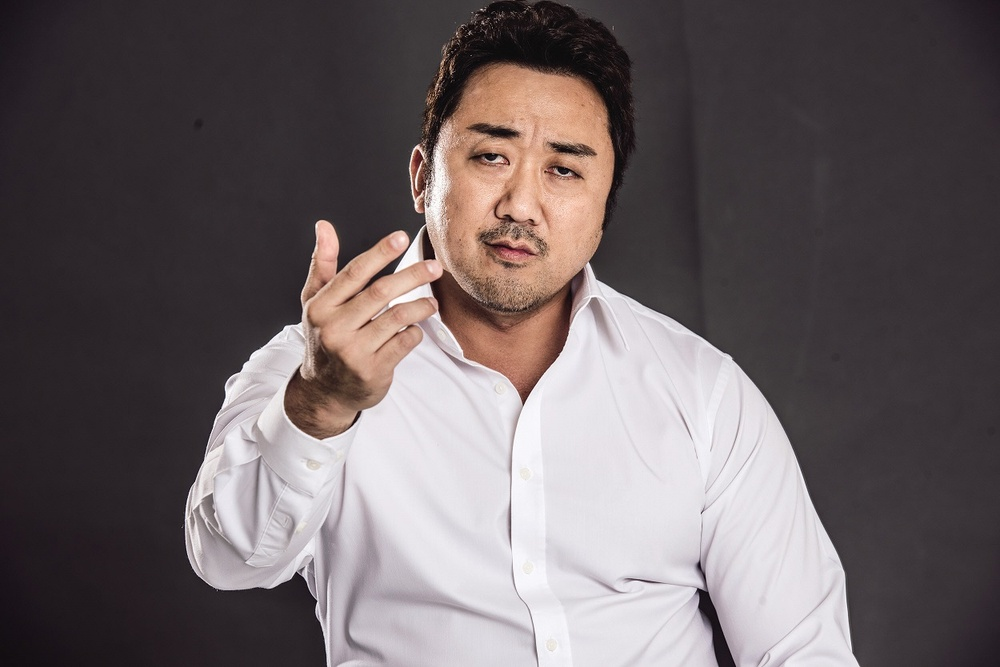
#> input picture CV/Age and Gender Recognition/images/03.jpg, 1000 x 667 px, shrunk from 1250 x 834 before the run, given in place of travel.jpg, which was not available
$ jupyter execute 07_OpenCV_Image_Processing.ipynb   (older library calls are emulated)   (text cells are left out)
#> lines starting #> are read from the running program, lines starting #| are printed output that depends on the picture; after the words box and inside, x2 and y2 are one past the last pixel; in counts of white or black regions, pixels touching at a corner belong together; pictures that were not available may be replaced by others from this repository, and a replacement may not be noted
[cell 1]
import numpy as np
import cv2
from google.colab.patches import cv2_imshow
from google.colab import files

import matplotlib.pyplot as plt
plt.style.use('seaborn-white')

[cell 2]
files.upload()
#> the answer given: 03.jpg

[cell 3]
img = cv2.imread('travel.jpg', 0)
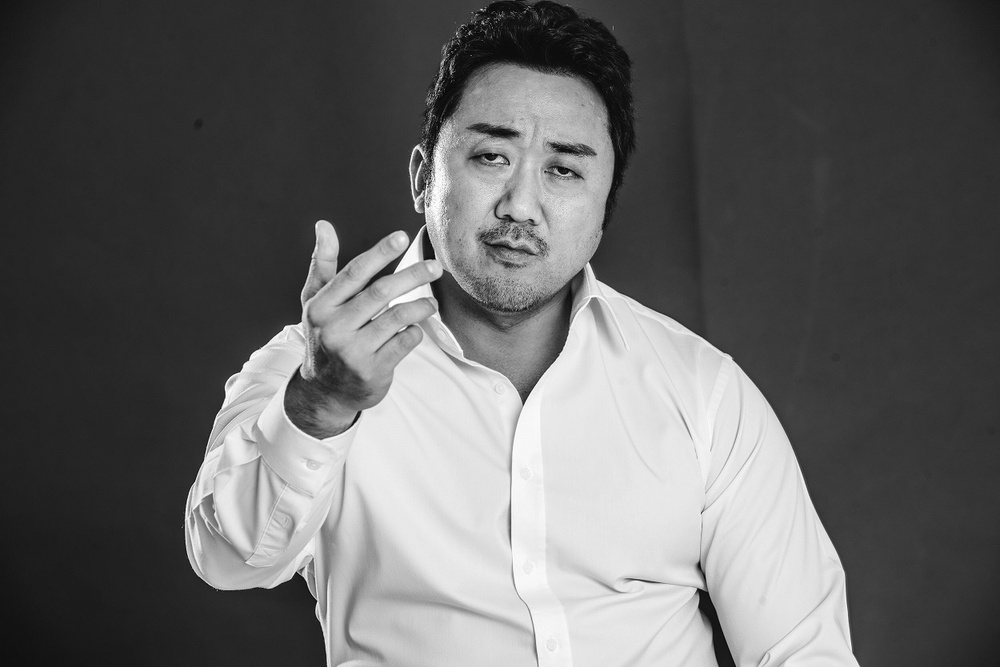
#> img: shape (667, 1000); min 0, max 255, mean 101.4
print(img.shape)
#| (667, 1000)

[cell 4]
plt.imshow(img, cmap='gray')
plt.show()

[cell 5]
sobelx = cv2.Sobel(img, cv2.CV_8U, 1, 0, ksize=3)

[cell 6]
plt.imshow(sobelx , cmap='gray')
plt.show()

[cell 7]
sobelx = cv2.Sobel(img, cv2.CV_8U, 0, 1, ksize=3)
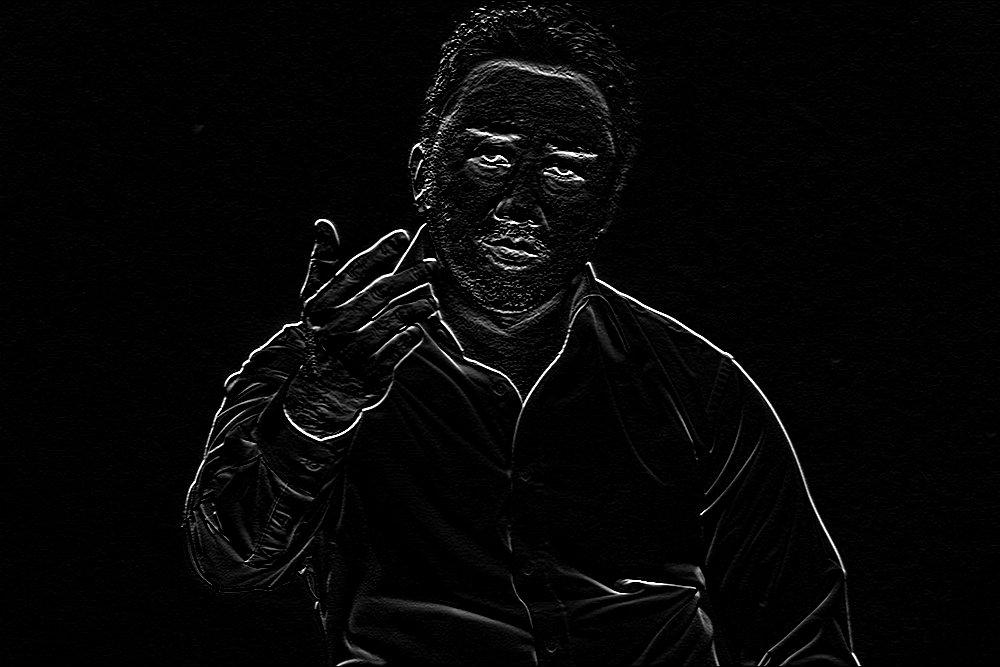
#> sobelx: shape (667, 1000); min 0, max 255, mean 6.2

[cell 8]
plt.imshow(sobelx, cmap='gray')
plt.show()

[cell 9]
sobely = cv2.Sobel(img, cv2.CV_8U, 0, 1, ksize=3)

[cell 10]
plt.imshow(sobely, cmap='gray')
plt.show()

[cell 11]
sobelx2 = cv2.Sobel(img, cv2.CV_64F, 1, 0, ksize=5)
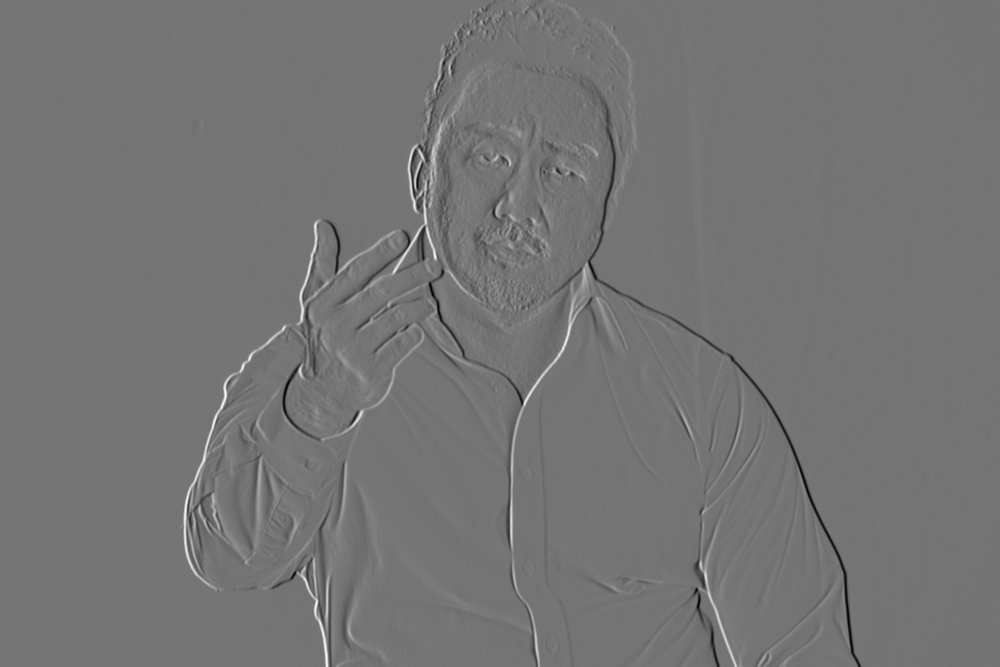
#> sobelx2: shape (667, 1000) float64; min -8371, max 9932, mean 1.9; drawn with min black and max white

[cell 12]
plt.imshow(sobelx2, cmap='gray')
plt.show()

[cell 13]
sobely2 = cv2.Sobel(img, cv2.CV_64F, 0, 1, ksize=5)
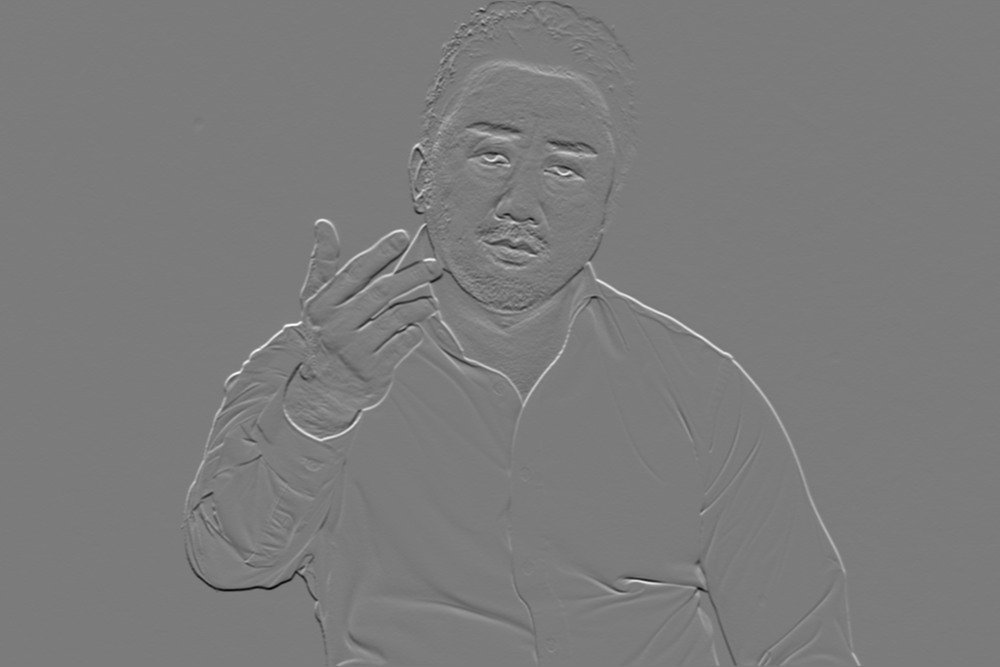
#> sobely2: shape (667, 1000) float64; min -8600, max 9122, mean 15.2; drawn with min black and max white

[cell 14]
plt.imshow(sobely2, cmap='gray')
plt.show()

[cell 15]
plt.imshow(img, cmap='gray')
plt.show()

[cell 16]
laplacian = cv2.Laplacian(img, cv2.CV_8U)
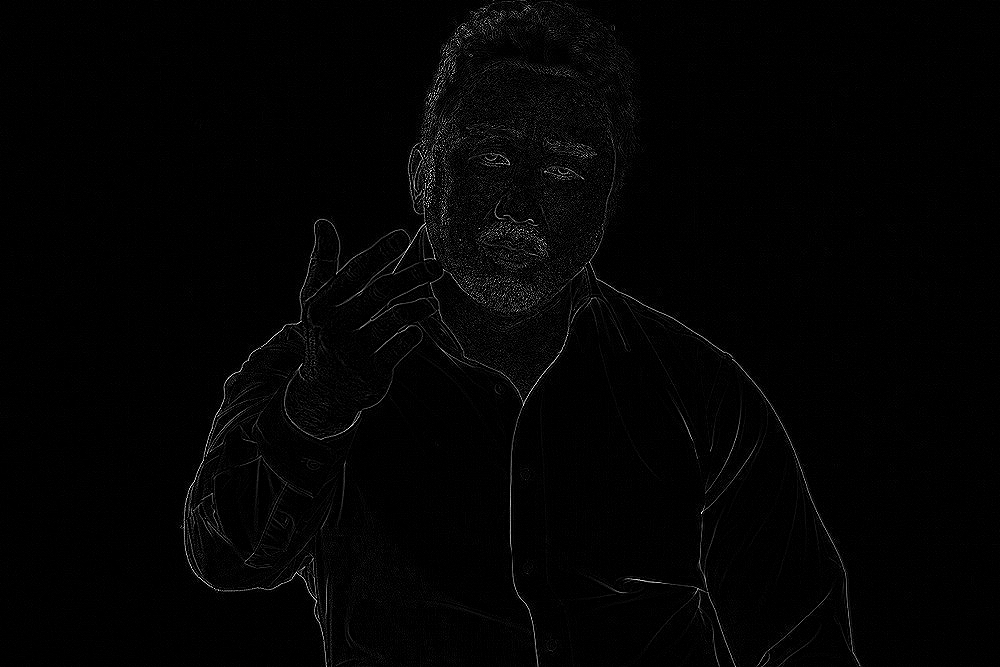
#> laplacian: shape (667, 1000); min 0, max 255, mean 3.5

[cell 17]
plt.imshow(laplacian, cmap='gray')
plt.show()

[cell 18]
laplacian2 = cv2.Laplacian(img, cv2.CV_64F)
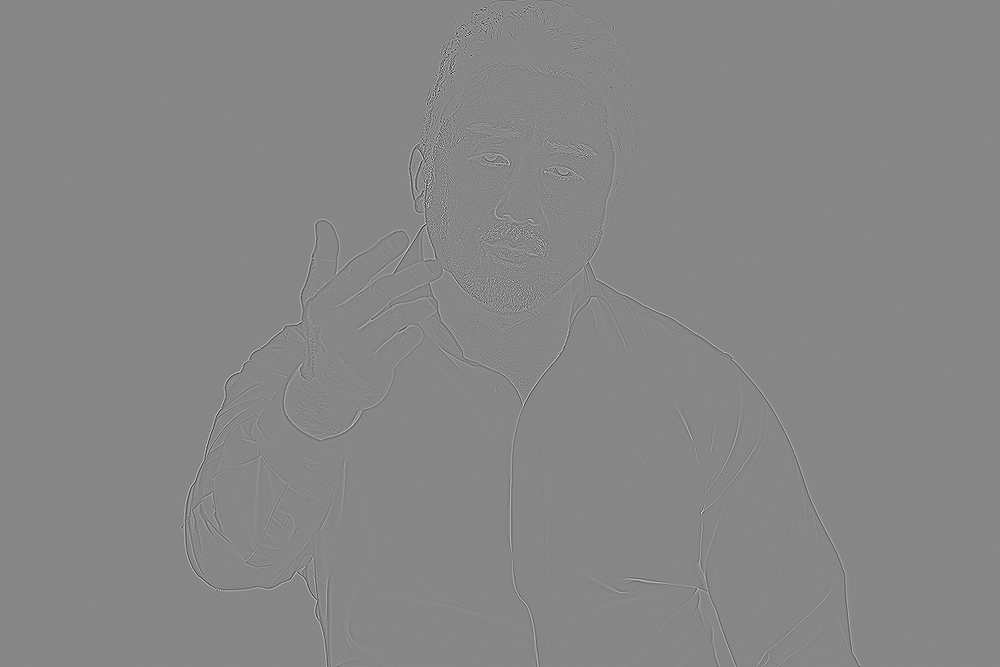
#> laplacian2: shape (667, 1000) float64; min -483, max 430, mean 0; drawn with min black and max white

[cell 19]
plt.imshow(laplacian2, cmap='gray')
plt.show()

[cell 20]
plt.imshow(img, cmap='gray')
plt.show()

[cell 21]
canny =cv2.Canny(img, 30, 70)
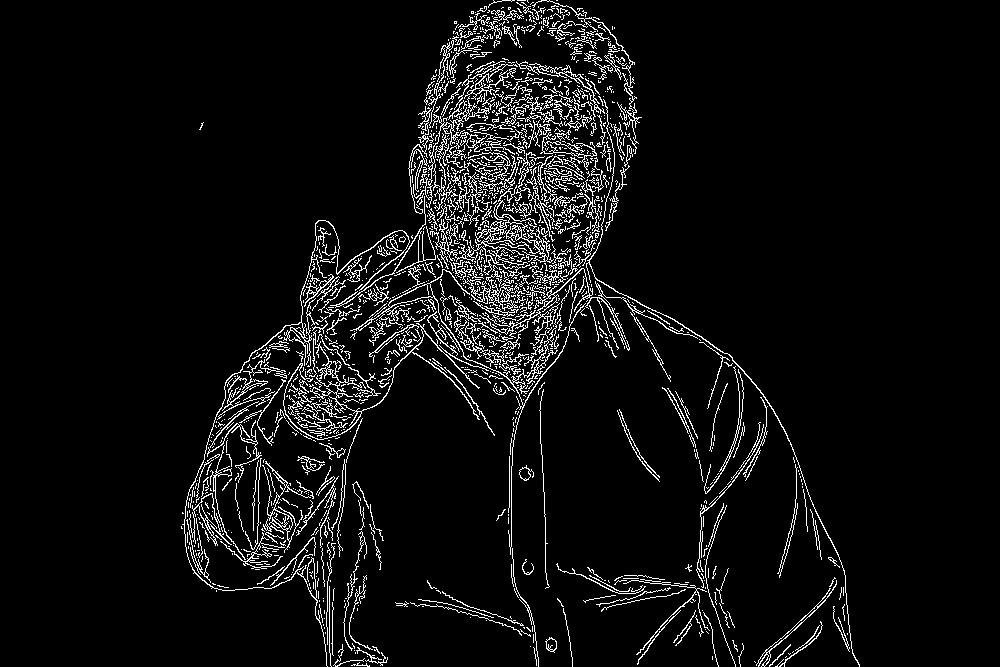
#> canny: shape (667, 1000); 5.8% white in thin lines or dots, all inside (x1, y1, x2, y2) = (181, 0, 860, 667)

$ run again, on CV/Age and Gender Recognition/images/04.jpg
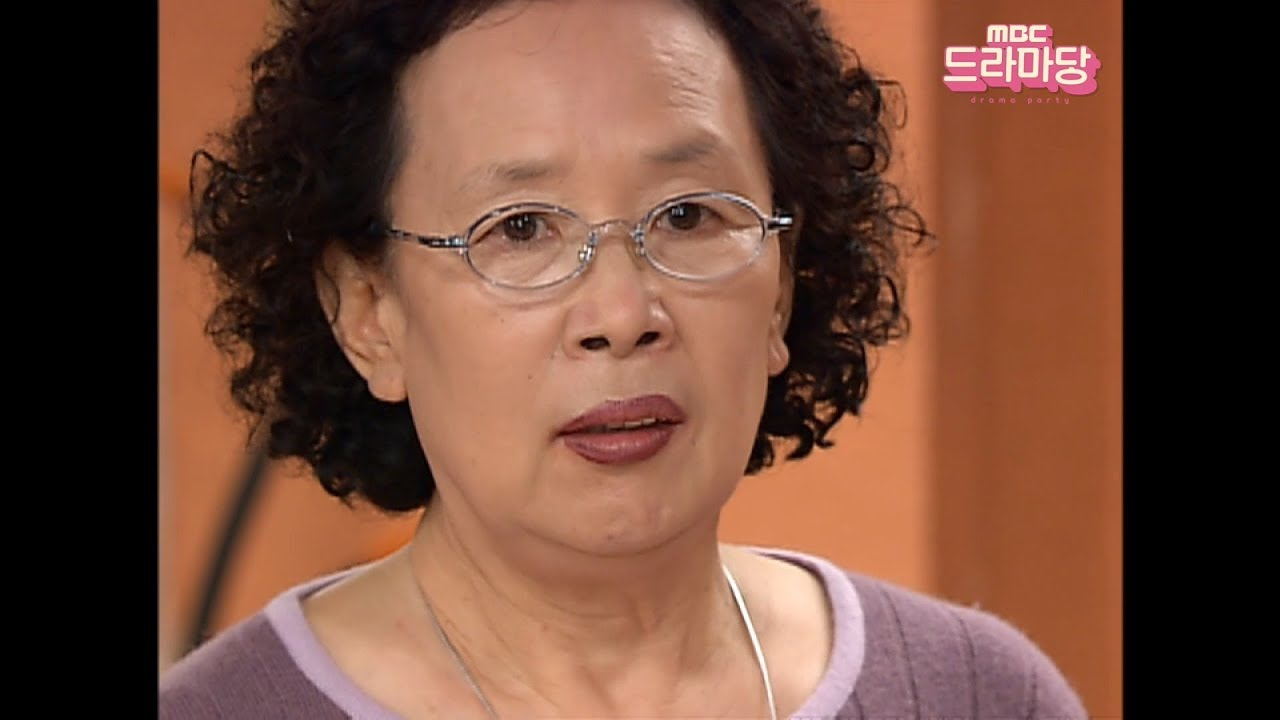
#> input picture CV/Age and Gender Recognition/images/04.jpg, 1280 x 720 px, given in place of travel.jpg, which was not available
#| (720, 1280)
#> `sobely2 = cv2.Sobel(img, cv2.CV_64F, 0, 1, ksize=5)`:
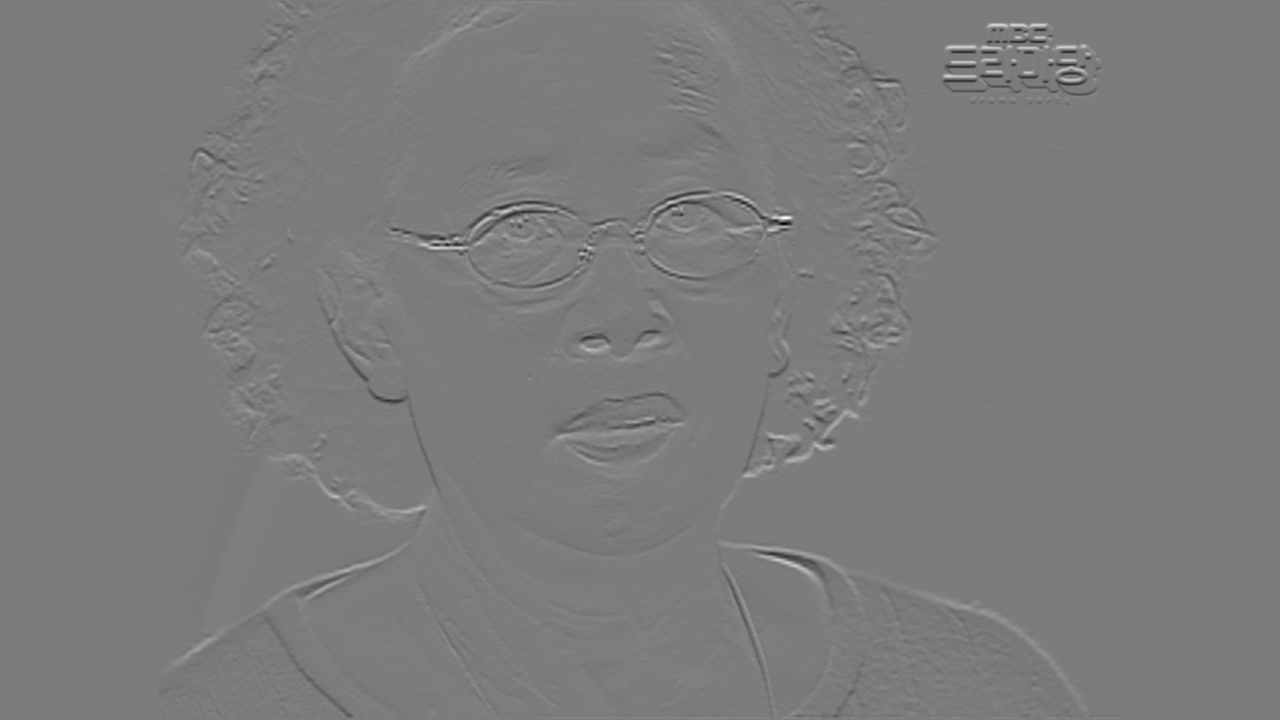
#> sobely2: shape (720, 1280) float64; min -9014, max 9502, mean 7.8; drawn with min black and max white
#> `canny =cv2.Canny(img, 30, 70)`:
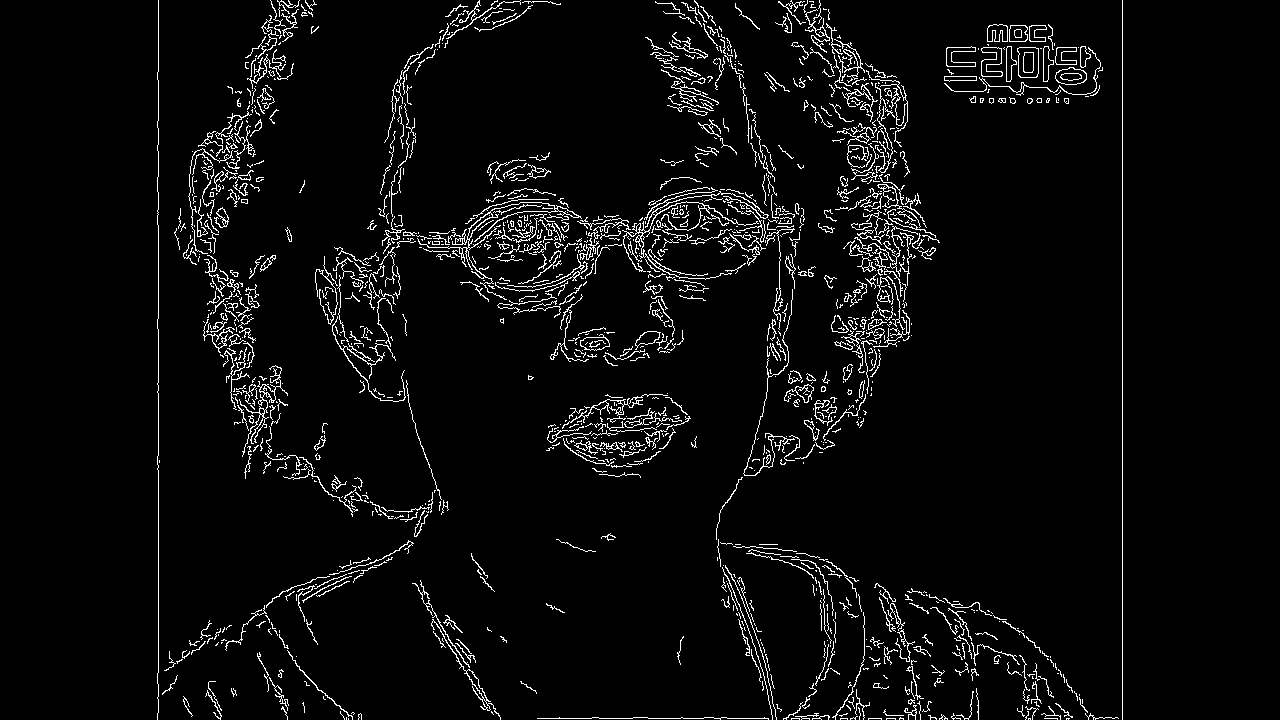
#> canny: shape (720, 1280); 4.3% white in thin lines or dots, all inside (x1, y1, x2, y2) = (157, 0, 1123, 720)

$ run again, on CV/Age and Gender Recognition/images/05.jpg
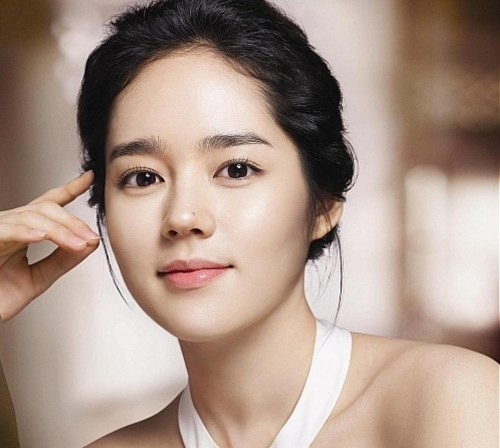
#> input picture CV/Age and Gender Recognition/images/05.jpg, 500 x 448 px, given in place of travel.jpg, which was not available
#| (448, 500)
#> `laplacian2 = cv2.Laplacian(img, cv2.CV_64F)`:
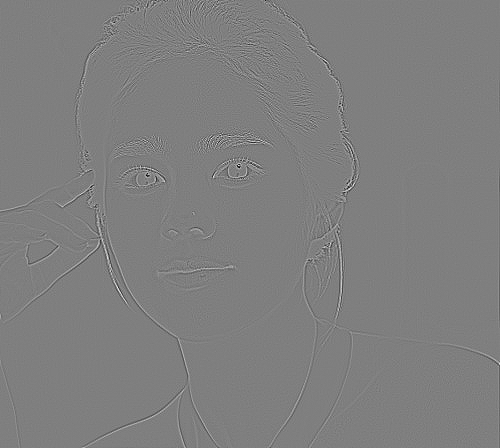
#> laplacian2: shape (448, 500) float64; min -308, max 309, mean 0; drawn with min black and max white
#> `canny =cv2.Canny(img, 30, 70)`:
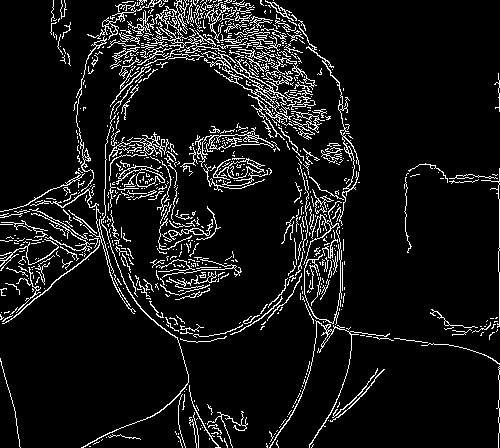
#> canny: shape (448, 500); 8.5% white in thin lines or dots
